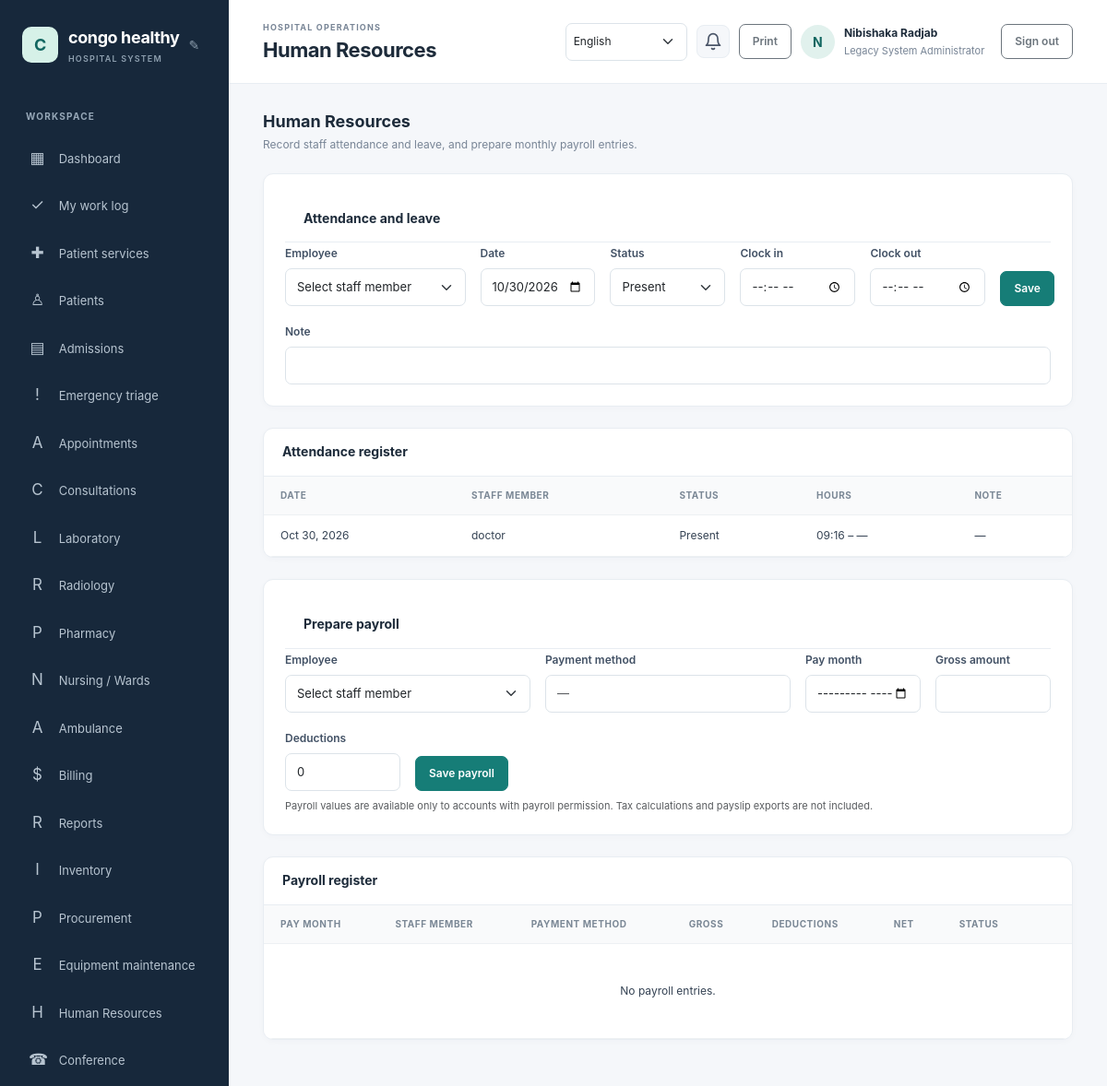
The page /hr/index.php (signed in) on the database its author committed.
### tables this page shows
CREATE TABLE `hospital_settings` (
  `setting_key` varchar(80) NOT NULL,
  `setting_value` text NOT NULL,
  `updated_at` timestamp NOT NULL DEFAULT current_timestamp() ON UPDATE current_timestamp()
);

CREATE TABLE `staff_attendance` (
  `id` bigint(20) UNSIGNED NOT NULL,
  `user_id` bigint(20) UNSIGNED NOT NULL,
  `work_date` date NOT NULL,
  `status` enum('present','absent','leave') NOT NULL,
  `clock_in` time DEFAULT NULL,
  `clock_out` time DEFAULT NULL,
  `note` varchar(500) DEFAULT NULL,
  `recorded_by` bigint(20) UNSIGNED NOT NULL,
  `created_at` timestamp NOT NULL DEFAULT current_timestamp()
);

CREATE TABLE `users` (
  `id` bigint(20) UNSIGNED NOT NULL,
  `role_id` tinyint(3) UNSIGNED NOT NULL,
  `full_name` varchar(160) NOT NULL,
  `email` varchar(190) NOT NULL,
  `password_hash` varchar(255) NOT NULL,
  `is_active` tinyint(1) NOT NULL DEFAULT 1,
  `payment_method` enum('bank_transfer','mobile_money','paypal','other') DEFAULT NULL,
  `payment_details` varchar(255) DEFAULT NULL,
  `last_login_at` datetime DEFAULT NULL,
  `created_at` timestamp NOT NULL DEFAULT current_timestamp()
);

### config/database.php (called while the page is built, shortened)
<?php
$host = getenv('DB_HOST') ?: '127.0.0.1';
$port = getenv('DB_PORT') ?: '3306';
$name = getenv('DB_NAME') ?: 'hospital_management';
$user = getenv('DB_USER') ?: 'root';
$password = getenv('DB_PASSWORD') ?: '';
try {
    $pdo = new PDO(
        "mysql:host={$host};port={$port};dbname={$name};charset=utf8mb4",
        $user,
        $password,
        [
            PDO::ATTR_ERRMODE => PDO::ERRMODE_EXCEPTION,
            PDO::ATTR_DEFAULT_FETCH_MODE => PDO::FETCH_ASSOC,
            PDO::ATTR_EMULATE_PREPARES => false,
        ]
    );
} catch (PDOException $exception) {
    error_log('Database connection failed: ' . $exception->getMessage());
    http_response_code(500);
    exit('Database connection failed. Check the database settings and import database/schema.sql.');
}
return $pdo;

### includes/functions.php (called while the page is built, shortened)
<?php
function e(?string $value): string
{
    return htmlspecialchars($value ?? '', ENT_QUOTES | ENT_SUBSTITUTE, 'UTF-8');
}
function get_hospital_name(): string
{
    global $pdo;
    static $name = null;
    if ($name === null) {
        try {
            $name = (string) $pdo->query(
                "SELECT setting_value FROM hospital_settings WHERE setting_key = 'hospital_name'"
            )->fetchColumn();
        } catch (\Throwable) {
            $name = 'KivuCare';
        }
    }
    return $name;
}

### includes/auth.php (called while the page is built, shortened)
<?php
require_once __DIR__ . '/bootstrap.php';
function require_login(): void
{
    global $pdo;
    $statement = $pdo->prepare(
        'SELECT u.is_active, r.id AS role_id, r.role_key, r.name AS role_name
         FROM users u JOIN roles r ON r.id = u.role_id WHERE u.id = :id'
    );
    $statement->execute(['id' => $_SESSION['user']['id']]);
}
function has_permission(string $permissionKey): bool
{
    static $permissionsByRole = [];
    $roleId = (int) (current_user()['role_id'] ?? 0);
    if (!isset($permissionsByRole[$roleId])) {
        global $pdo;
        $statement = $pdo->prepare(
            'SELECT p.permission_key
             FROM role_permissions rp
             JOIN permissions p ON p.id = rp.permission_id
             WHERE rp.role_id = :role_id'
        );
        $statement->execute(['role_id' => $roleId]);
        $permissionsByRole[$roleId] = array_fill_keys(
            array_column($statement->fetchAll(), 'permission_key'),
            true
        );
    }
    return isset($permissionsByRole[$roleId][$permissionKey]);
}
function current_user(): array
{
    return $_SESSION['user'] ?? [];
}

### hr/index.php (the view, shortened to what this page needs)
<?php
require_once __DIR__.'/../includes/auth.php';require_login();
$canAttendance=has_permission('attendance.manage');$canPayroll=has_permission('payroll.manage');
$attendance=$canAttendance?$pdo->query('SELECT a.id,a.work_date,a.status,a.clock_in,a.clock_out,a.note,u.full_name FROM staff_attendance a JOIN users u ON u.id=a.user_id ORDER BY a.work_date DESC,u.full_name LIMIT 300')->fetchAll():[];
$payroll=$canPayroll?$pdo->query('SELECT p.id,p.pay_period,p.gross_amount,p.deductions,p.net_amount,p.status,u.full_name,u.payment_method,u.payment_details FROM payroll_entries p JOIN users u ON u.id=p.user_id ORDER BY p.pay_period DESC,u.full_name LIMIT 300')->fetchAll():[];
$pageTitle='Human Resources';require __DIR__.'/../includes/header.php';?>
<div class="page-heading"><div><h2>Human Resources</h2><p>Record staff attendance and leave, and prepare monthly payroll entries.</p></div></div>
<?php if($canAttendance):?><section class="content-card form-card mt-0"><div class="card-heading"><h3>Attendance and leave</h3></div><form method="post" class="row g-3"><?=csrf_field()?><input type="hidden" name="action" value="attendance"><div class="col-md-3"><label class="form-label">Employee</label><select class="form-select" name="user_id" required><option value="">Select staff member</option><?php foreach($staff as $s):?><option value="<?=(int)$s['id']?>"><?=e($s['full_name'].' · '.$s['role_name'])?></option><?php endforeach;?></select></div><div class="col-md-2"><label class="form-label">Date</label><input class="form-control" type="date" name="work_date" max="<?=date('Y-m-d')?>" value="<?=date('Y-m-d')?>" required></div><div class="col-md-2"><label class="form-label">Status</label><select class="form-select" name="status"><option value="present">Present</option><option value="absent">Absent</option><option value="leave">Leave</option></select></div><div class="col-md-2"><label class="form-label">Clock in</label><input class="form-control" type="time" name="clock_in"></div><div class="col-md-2"><label class="form-label">Clock out</label><input class="form-control" type="time" name="clock_out"></div><div class="col-md-1 d-flex align-items-end"><button class="btn btn-primary">Save</button></div><div class="col-12"><label class="form-label">Note</label><input class="form-control" name="note" maxlength="500"></div></form></section><section class="content-card"><div class="card-heading"><h3>Attendance register</h3></div><div class="table-responsive"><table class="table"><thead><tr><th>Date</th><th>Staff member</th><th>Status</th><th>Hours</th><th>Note</th></tr></thead><tbody><?php if(!$attendance):?><tr><td colspan="5" class="empty-state">No attendance records.</td></tr><?php else:foreach($attendance as $a):?><tr><td><?=e(date('M j, Y',strtotime($a['work_date'])))?></td><td><?=e($a['full_name'])?></td><td><?=e(ucfirst($a['status']))?></td><td><?=e(($a['clock_in']?substr($a['clock_in'],0,5):'—').' – '.($a['clock_out']?substr($a['clock_out'],0,5):'—'))?></td><td><?=e($a['note']?:'—')?></td></tr><?php endforeach;endif;?></tbody></table></div></section><?php endif;?>
<?php if($canPayroll):?><section class="content-card form-card"><div class="card-heading"><h3>Prepare payroll</h3></div><form method="post" class="row g-3"><div class="col-md-4"><label class="form-label">Employee</label><select class="form-select" name="user_id" id="payroll-user" required><option value="">Select staff member</option></select></div><div class="col-md-4"><label class="form-label">Payment method</label><input class="form-control" id="payroll-pm" readonly placeholder="—"></div><div class="col-md-2"><label class="form-label">Pay month</label><input class="form-control" type="month" name="pay_period" required></div><div class="col-md-2"><label class="form-label">Gross amount</label><input class="form-control" type="number" min="0.01" step="0.01" name="gross_amount" required></div><div class="col-md-2"><label class="form-label">Deductions</label><input class="form-control" type="number" min="0" step="0.01" name="deductions" value="0" required></div><div class="col-md-2 d-flex align-items-end"><button class="btn btn-primary">Save payroll</button></div></form><div class="form-text mt-2">Payroll values are available only to accounts with payroll permission. Tax calculations and payslip exports are not included.</div></section><section class="content-card"><div class="card-heading"><h3>Payroll register</h3></div><div class="table-responsive"><table class="table"><thead><tr><th>Pay month</th><th>Staff member</th><th>Payment method</th><th>Gross</th><th>Deductions</th><th>Net</th><th>Status</th><th></th></tr></thead><tbody><?php if(!$payroll):?><tr><td colspan="8" class="empty-state">No payroll entries.</td></tr><?php endif;?></tbody></table></div></section><?php endif;?>
<?php require __DIR__.'/../includes/footer.php';?>

### includes/header.php (shortened to what this page needs)
<?php
$pageTitle = $pageTitle ?? 'Dashboard';
$user = current_user();
$_hospitalName = get_hospital_name();
?>
<!doctype html>
<html lang="en">
<head>
    <link href="https://cdn.jsdelivr.net/npm/bootstrap@5.3.3/dist/css/bootstrap.min.css" rel="stylesheet">
    <link href="/hospital%20management/assets/css/app.css" rel="stylesheet">
</head>
<body>
<div class="app-shell">
    <aside class="sidebar" id="workspace-menu" aria-label="Workspace navigation">
        <div class="brand-wrap">
            <a class="brand" href="/hospital%20management/dashboard.php"><span class="brand-mark"><?= e(strtoupper(substr($_hospitalName, 0, 1))) ?></span><span><?= e($_hospitalName) ?><small>HOSPITAL SYSTEM</small></span></a>
            <?php if (has_permission('settings.manage') || ($user['role_key'] ?? '') === 'hospital_admin'): ?>
            <button id="brand-edit-btn" class="brand-edit-btn" title="Edit hospital name">&#9998;</button>
            <?php endif; ?>
        </div>
        <div class="nav-label">WORKSPACE</div>
        <nav class="nav flex-column">
            <a class="nav-link" href="/hospital%20management/dashboard.php"><span>▦</span> Dashboard</a>
            <?php if (has_permission('work_logs.view_own')): ?>
                <a class="nav-link" href="/hospital%20management/work-log/index.php"><span>✓</span> My work log</a>
            <?php endif; ?>
            <?php if (has_permission('patient_services.view_own') || has_permission('patient_services.view_all')): ?>
                <a class="nav-link" href="/hospital%20management/patient-services/index.php"><span>✚</span> Patient services</a>
            <?php endif; ?>
            <?php if (has_permission('patients.view')): ?>
                <a class="nav-link" href="/hospital%20management/patient/index.php"><span>♙</span> Patients</a>
            <?php endif; ?>
            <?php if (has_permission('admissions.view')): ?>
                <a class="nav-link" href="/hospital%20management/admission/index.php"><span>▤</span> Admissions</a>
            <?php endif; ?>
            <?php if (has_permission('triage.view')): ?>
                <a class="nav-link" href="/hospital%20management/emergency/index.php"><span>!</span> Emergency triage</a>
            <?php endif; ?>
            <?php if (has_permission('appointments.view')): ?>
                <a class="nav-link" href="/hospital%20management/appointments/index.php"><span>A</span> Appointments</a>
            <?php endif; ?>
            <?php if (has_permission('visits.view')): ?>
                <a class="nav-link" href="/hospital%20management/consultations/index.php"><span>C</span> Consultations</a>
            <?php endif; ?>
            <?php if (has_permission('lab.requests.view') || has_permission('lab.results.view')): ?>
                <a class="nav-link" href="/hospital%20management/laboratory/index.php"><span>L</span> Laboratory</a>
            <?php endif; ?>
            <?php if (has_permission('radiology.requests.view') || has_permission('radiology.results.manage')): ?>
                <a class="nav-link" href="/hospital%20management/radiology/index.php"><span>R</span> Radiology</a>
            <?php endif; ?>
            <?php if (has_permission('prescriptions.create') || has_permission('prescriptions.view') || has_permission('pharmacy.dispense')): ?>
                <a class="nav-link" href="/hospital%20management/pharmacy/index.php"><span>P</span> Pharmacy</a>
            <?php endif; ?>
            <?php if (has_permission('nursing_notes.manage')): ?>
                <a class="nav-link" href="/hospital%20management/nursing/index.php"><span>N</span> Nursing / Wards</a>
            <?php endif; ?>
            <?php if (has_permission('ambulance.manage') || has_permission('ambulance.requests.create') || has_permission('emergency_requests.view')): ?>
                <a class="nav-link" href="/hospital%20management/ambulance/index.php"><span>A</span> Ambulance</a>
            <?php endif; ?>
            <?php if (has_permission('billing.overview') || has_permission('billing.view') || has_permission('invoices.manage') || has_permission('payments.manage') || has_permission('financial_reports.view')): ?>
                <a class="nav-link" href="/hospital%20management/billing/index.php"><span>$</span> Billing</a>
            <?php endif; ?>
            <?php if (has_permission('reports.view') || has_permission('financial_reports.view') || has_permission('inventory.reports') || has_permission('pharmacy.reports')): ?>
                <a class="nav-link" href="/hospital%20management/reports/index.php"><span>R</span> Reports</a>
            <?php endif; ?>
            <?php if (has_permission('inventory.view')): ?>
                <a class="nav-link" href="/hospital%20management/inventory/index.php"><span>I</span> Inventory</a>
            <?php endif; ?>
            <?php if (has_permission('purchase_orders.manage') || has_permission('suppliers.manage')): ?>
                <a class="nav-link" href="/hospital%20management/inventory/purchases.php"><span>P</span> Procurement</a>
            <?php endif; ?>
            <?php if (has_permission('inventory.view')): ?>
                <a class="nav-link" href="/hospital%20management/inventory/equipment.php"><span>E</span> Equipment maintenance</a>
            <?php endif; ?>
            <?php if (has_permission('attendance.manage') || has_permission('payroll.manage') || has_permission('employees.manage')): ?>
                <a class="nav-link" href="/hospital%20management/hr/index.php"><span>H</span> Human Resources</a>
            <?php endif; ?>
            <a class="nav-link" href="/hospital%20management/conference/index.php"><span>&#9742;</span> Conference</a>
        </nav>
    </aside>
    <main class="main-content">
        <header class="topbar">
            <div class="topbar-heading">
                <div>
                    <div class="eyebrow">HOSPITAL OPERATIONS</div>
                    <h1><?= e($pageTitle) ?></h1>
                </div>
            </div>
            <div class="user-menu">
                <?= render_language_switcher() ?>
                <div class="notif-bell no-print" id="notifBell" title="Notifications" role="button" tabindex="0" aria-haspopup="true" aria-expanded="false">
                    <svg class="notif-icon" xmlns="http://www.w3.org/2000/svg" width="20" height="20" viewBox="0 0 24 24" fill="none" stroke="currentColor" stroke-width="2" stroke-linecap="round" stroke-linejoin="round" aria-hidden="true"><path d="M18 8A6 6 0 0 0 6 8c0 7-3 9-3 9h18s-3-2-3-9"/><path d="M13.73 21a2 2 0 0 1-3.46 0"/></svg>
                </div>
                <button class="btn btn-sm btn-outline-secondary print-page no-print" type="button" onclick="window.print()">Print</button>
                <a class="avatar no-print" href="/hospital%20management/profile.php" title="Edit profile"><?= e(strtoupper(substr($user['full_name'] ?? 'U', 0, 1))) ?></a>
                <a class="user-detail no-print" href="/hospital%20management/profile.php"><strong><?= e($user['full_name'] ?? '') ?></strong><span><?= e($user['role_name'] ?? '') ?></span></a>
                <form method="post" action="/hospital%20management/logout.php" class="ms-2">
                    <button class="btn btn-sm btn-outline-secondary" type="submit">Sign out</button>
                </form>
            </div>
        </header>
        <section class="page-body">

### rows shown on the page
hospital_settings: setting_value "C", setting_value "congo healthy"
staff_attendance: work_date "Oct 30, 2026", user.full_name "doctor", status "Present", clock_in+clock_out "09:16 – —", note "—"

### other values the page prints
$pageTitle "Human Resources"
substr($user['full_name'] ?? 'U', 0, 1) "N"
$user['full_name'] "Nibishaka Radjab"
$user['role_name'] "Legacy System Administrator"
form field lang "English"
